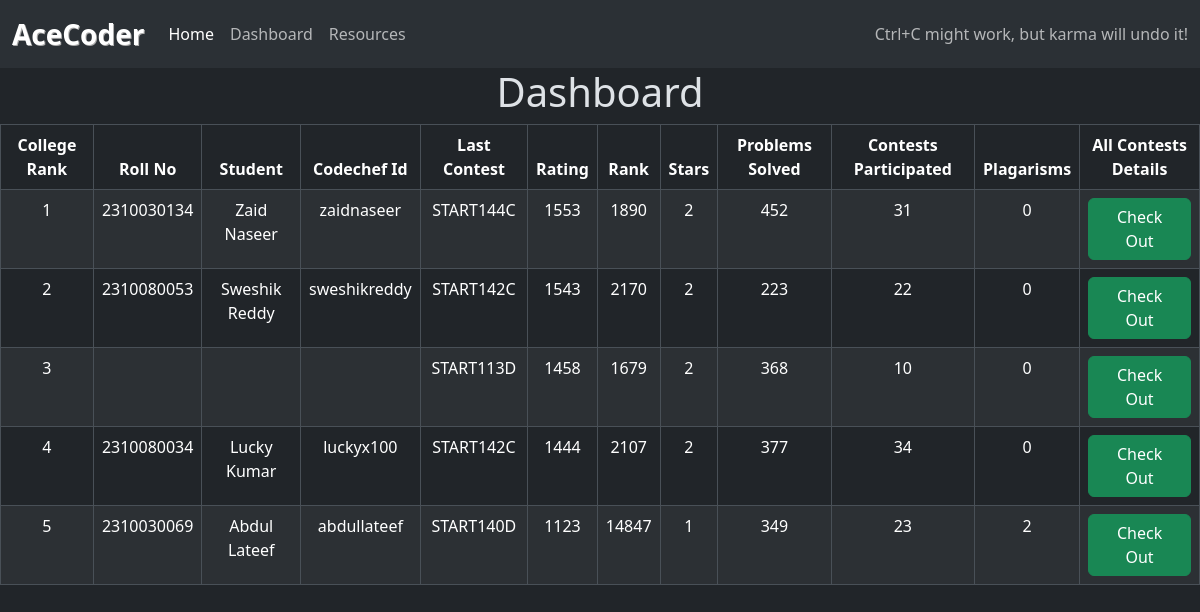
The app's page /dashboard, older data.
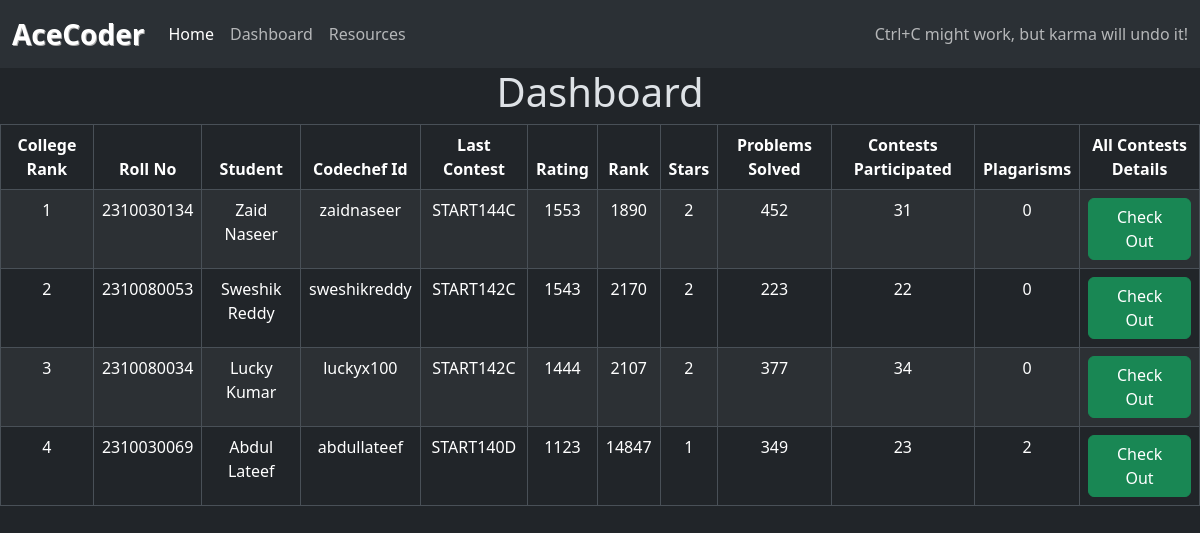
The same page, newer data.
### dashboard/models.py (models this page shows, shortened)
class Codechef_database(models.Model):
    student = models.ForeignKey("Student", on_delete=models.CASCADE, null=True)
    last_contest = models.CharField(max_length=10 ,null=True, blank=True)
    latest_rating = models.IntegerField(null=True, blank=True)
    latest_rank = models.IntegerField(null=True, blank=True)
    no_of_contests = models.IntegerField(null=True, blank=True)
    no_of_problems = models.IntegerField(null=True, blank=True)
    plagarisms = models.IntegerField(null=True, blank=True)
    stars = models.IntegerField(null=True, blank=True)

class Student(models.Model): # Model for Student database
    department_options = (
        ('Ai&Ds', 'Ai&Ds'),
        ('CSE', 'CSE'),
        ('ECE', 'ECE'),
    )
    years_options = (
        ('1', '1'),
        ('2', '2'),
        ('3', '3'),
        ('4', '4'),
    )
    sections_options = (
        ('1', '1'),
        ('2', '2'),
        ('3', '3'),
        ('4', '4'),
        ('5', '5'),
        ('6', '6'),
        ('7', '7'),
        ('8', '8'),
        ('9', '9'),
    )
    name = models.CharField(max_length=200)
    roll_no = models.CharField(max_length=10)
    codechef_id = models.CharField(max_length=100, null=True)
    department = models.CharField(choices=department_options, max_length=5)
    year = models.CharField(choices=years_options, max_length=1)
    section = models.CharField(choices=sections_options, max_length=1)

### dashboard/views.py (the view)
# urls.py: path('', include("dashboard.urls"))
def dashboard(request):
    details = Codechef_database.objects.all().order_by('-latest_rating', 'latest_rank')
    return render(request, "dashboard.html", {"details": details})

### templates/dashboard.html (shortened to what this page needs)
{% extends "base.html" %}
{% block content %}
<h1 style="text-align: center">Dashboard</h1>
<table class="table table-striped table-bordered">
    <thead>
        <tr style="text-align: center">
            <th>College Rank</th>
            <th>Roll No</th>
            <th>Student</th>
            <th>Codechef Id</th>
            <th>Last Contest</th>
            <th>Rating</th>
            <th>Rank</th>
            <th>Stars</th>
            <th>Problems Solved</th>
            <th>Contests Participated</th>
            <th>Plagarisms</th>
            <th>All Contests Details</th>
        </tr>
    </thead>
    <tbody>
        {% for student in details %}
        <tr style="text-align: center">
            <td>{{ forloop.counter }}</td>
            <td>{{student.student.roll_no}}</td>
            <td>{{student.student.name}}</td>
            <td>{{student.student.codechef_id}}</td>
            <td>{{student.last_contest}}</td>
            <td>{{student.latest_rating}}</td>
            <td>{{student.latest_rank}}</td>
            <td>{{student.stars}}</td>
            <td>{{student.no_of_problems}}</td>
            <td>{{student.no_of_contests}}</td>
            <td>{{student.plagarisms}}</td>
            <td><a href={% url "fetch_details" student.student.codechef_id%}><button type="button" class="btn btn-success">Check Out</button></a></td>
        </tr>
        {% endfor %}
    </tbody>
</table>
{% endblock %}

Row changes from the older to the newer data that the page shows:
removed Codechef_database: last_contest "START113D", latest_rating "1458", latest_rank "1679", stars "2", no_of_problems "368", no_of_contests "10", plagarisms "0"
